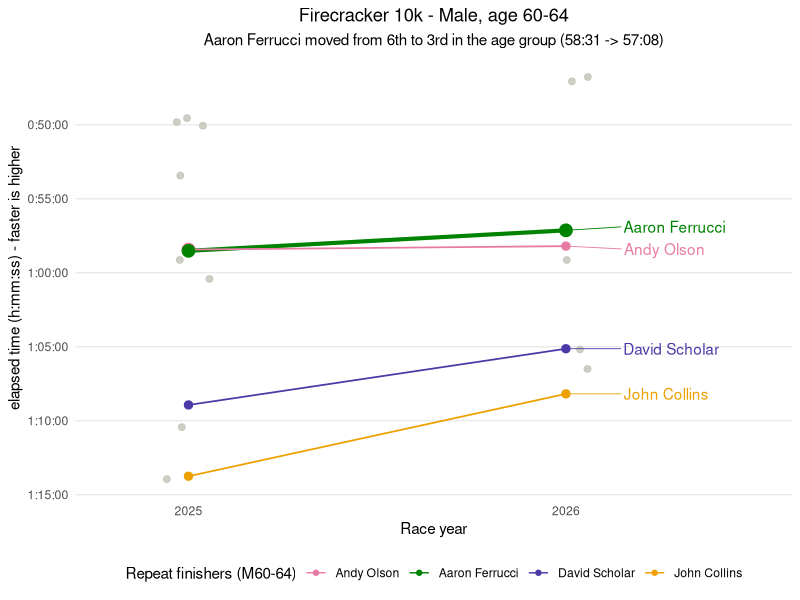
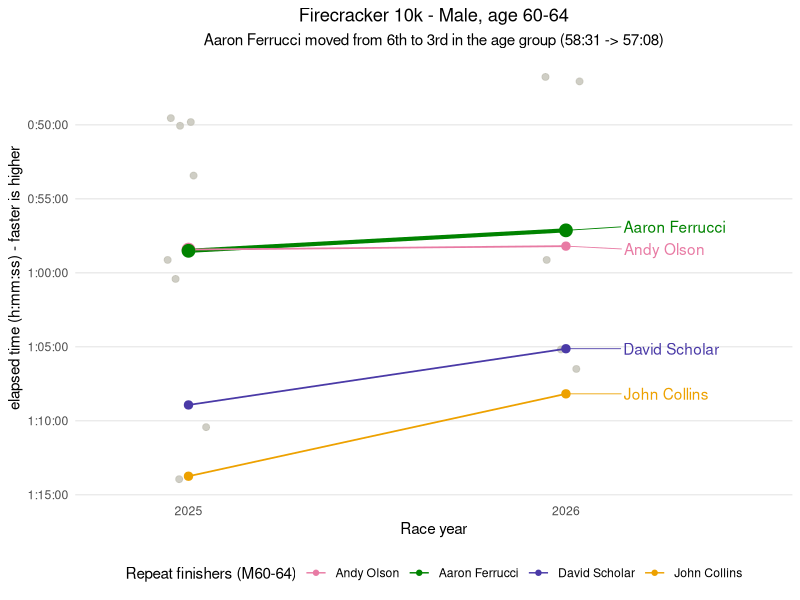

R code for these plots, in order:
library(ggplot2)
library(ggrepel)
library(dplyr)

timestr <- function(elapsed) {
  seconds <- elapsed
  hours <- as.integer(seconds / 3600)
  seconds <- seconds - hours * 3600
  minutes <- as.integer(seconds / 60)
  seconds <- round(seconds - minutes * 60, digits=2)

  minute_prefix <- ifelse(minutes < 10, "0", "")
  minutes <- paste0(minute_prefix, minutes)
  second_prefix <- ifelse(seconds < 10, "0", "")
  seconds <- paste0(second_prefix, seconds)

  time <- paste(hours, minutes, seconds, sep=":")
  return(time)
}

parse_time <- function(hms_str) {
  sapply(strsplit(hms_str, ":"), function(hms) Reduce(function(acc, x) as.numeric(acc) * 60 + as.numeric(x), hms))
}

# 2025: no header row in the raw file
data2025 <- read.table("data/firecracker_10k_2025.txt", header=F, sep="\t", quote="", stringsAsFactors=F,
  col.names=c("Place","Bib","Full.Name","Gender","Age","City","State","Time",
              "GenderPlace","AgeGroup","AgeGroupPlace","Pace","Blank1","Blank2"))
data2025$Time <- parse_time(data2025$Time)
data2025$Year <- "2025"

# 2026: the last line of the raw data is malformed; using the manually-modified file (see main.R)
data2026 <- read.table("data/firecracker_10k_2026_manually_modified.txt", header=T, sep="\t", quote="", stringsAsFactors=F)
data2026$Time <- parse_time(data2026$Gun.Elapsed.Time)
data2026$Year <- "2026"

cols <- c("Full.Name", "Age", "Time", "Year")
combined <- rbind(data2025[data2025$Gender == "Male" & data2025$Age >= 60 & data2025$Age <= 64, cols],
                   data2026[data2026$Gender == "Male" & data2026$Age >= 60 & data2026$Age <= 64, cols])

combined <- combined %>%
  group_by(Year) %>%
  mutate(AgeGroupRank = rank(Time, ties.method="min")) %>%
  ungroup()

# names that raced male 60-64 in both years
repeat_names <- intersect(combined$Full.Name[combined$Year == "2025"],
                           combined$Full.Name[combined$Year == "2026"])

combined$Runner <- ifelse(combined$Full.Name %in% repeat_names, combined$Full.Name, "Other finishers")
combined$Runner <- factor(combined$Runner, levels=c(repeat_names, "Other finishers"))

field <- combined[combined$Runner == "Other finishers",]
repeats <- combined[combined$Runner != "Other finishers",]

# validated palette slots: magenta, green, violet, yellow. Andy Olson gets
# magenta (not the usual slot-1 blue) because it separates further from Aaron's
# green than blue does (normal-vision ΔE 35.9 vs 29.0, CVD ΔE 17.6 vs 26.5) --
# Andy's 2025 dot sits almost on top of Aaron's, so the extra separation matters.
runner_colors <- setNames(c("#e87ba4", "#008300", "#4a3aa7", "#eda100")[seq_along(repeat_names)], repeat_names)
runner_colors["Other finishers"] <- "#c3c2b7"

# highlight Aaron Ferrucci with a heavier line/point throughout, plus Andy
# Olson's 2025 dot, since it sits only 5 seconds from Aaron's that year
repeats$is_ferrucci <- repeats$Full.Name == "Aaron Ferrucci"
repeats$highlight_point <- repeats$is_ferrucci |
  (repeats$Full.Name == "Andy Olson" & repeats$Year == "2025")

time_ticks <- seq(45*60, 75*60, by=5*60)

label_data <- repeats[repeats$Year == "2026",]

set.seed(42)
slope_plot <-
  ggplot() +
  geom_point(data=field, aes(x=Year, y=Time), color="#c3c2b7", size=2, alpha=0.8,
             position=position_jitter(width=0.06, height=0)) +
  geom_line(data=repeats, aes(x=Year, y=Time, group=Full.Name, color=Runner, linewidth=is_ferrucci)) +
  geom_point(data=repeats, aes(x=Year, y=Time, color=Runner, size=highlight_point)) +
  geom_text_repel(data=label_data, aes(x=Year, y=Time, label=Full.Name, color=Runner),
                   nudge_x=0.15, hjust=0, direction="y", segment.size=0.3, show.legend=F) +
  scale_color_manual(values=runner_colors, breaks=repeat_names, name="Repeat finishers (M60-64)") +
  scale_linewidth_manual(values=c(`FALSE`=0.6, `TRUE`=1.4), guide="none") +
  scale_size_manual(values=c(`FALSE`=2.5, `TRUE`=4), guide="none") +
  scale_y_reverse(breaks=time_ticks, labels=timestr(time_ticks), name="elapsed time (h:mm:ss) - faster is higher") +
  scale_x_discrete(expand=expansion(add=c(0.3, 0.6))) +
  labs(x="Race year",
       title="Firecracker 10k - Male, age 60-64",
       subtitle="Aaron Ferrucci moved from 6th to 3rd in the age group (58:31 -> 57:08)") +
  theme_minimal() +
  theme(
    panel.grid.minor = element_blank(),
    panel.grid.major.x = element_blank(),
    plot.title = element_text(hjust = 0.5),
    plot.subtitle = element_text(hjust = 0.5),
    legend.position = "bottom"
  )

print(slope_plot)
svg(filename="slope_male_60_64.svg", width=8, height=7)
print(slope_plot)
dev.off()
